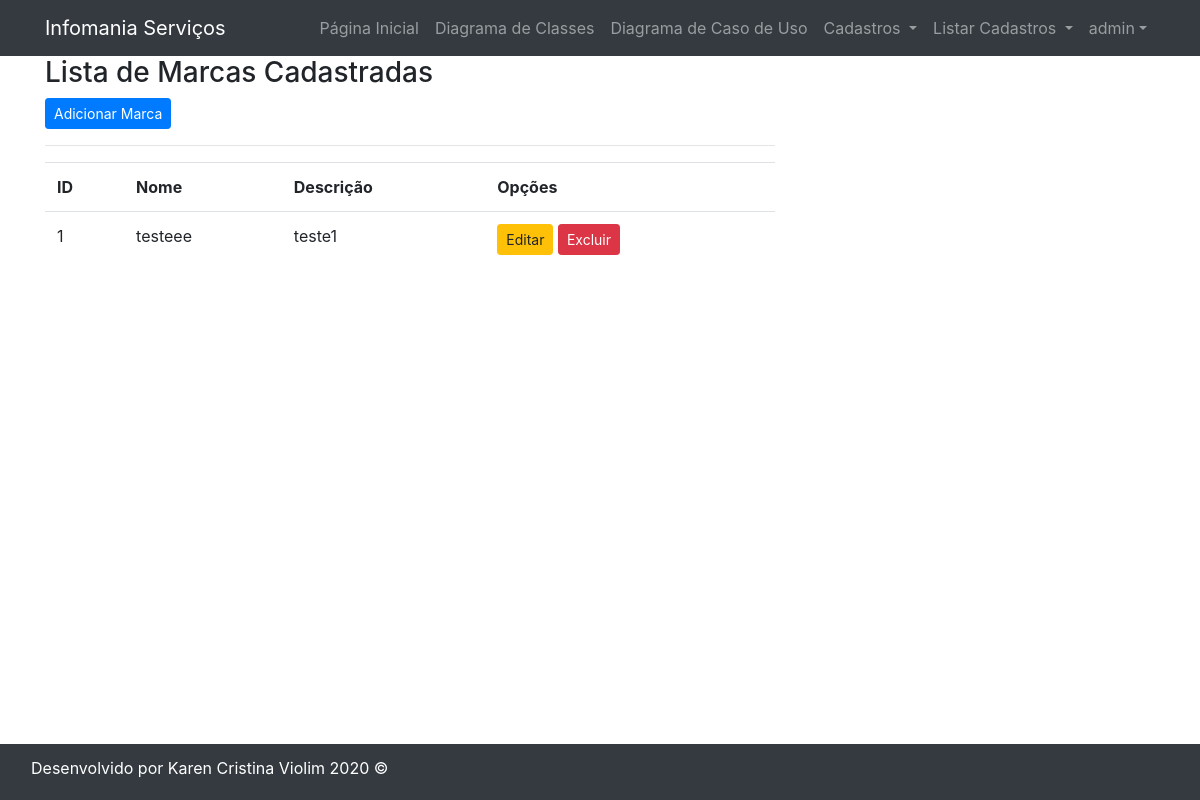
Page /listar/marca/ (signed in) on the earlier database version.
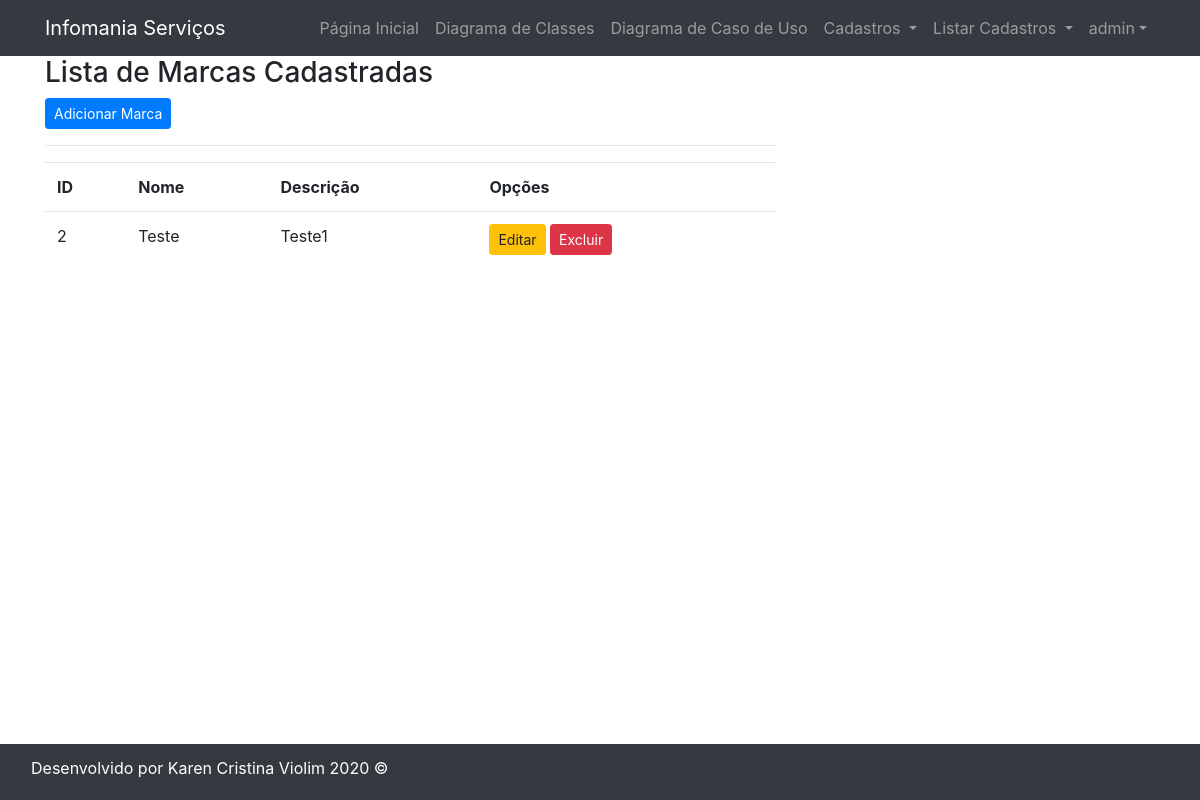
Same page on the later database version.
### cadastros/models.py (models this page shows, shortened)
class Marca(models.Model):
    nome = models.CharField(max_length=80)
    descricao = models.CharField(max_length=100, verbose_name="Descrição")

### cadastros/views.py (the view)
# urls.py: path('listar/marca/', MarcaList.as_view(), name='listar-marca'),
class MarcaList(LoginRequiredMixin, ListView):
    login_url = reverse_lazy('login')
    model = Marca
    template_name = 'cadastros/listas/marca.html'

### cadastros/templates/cadastros/listas/marca.html (shortened to what this page needs)
{% extends 'paginas/modelo.html' %}
{% load static %}
{% block menu %}
<h3>Lista de Marcas Cadastradas</h3>
<a href="{% url 'cadastrar-marca' %}" class="btn btn-primary btn-sm">Adicionar Marca</a>
<hr>
<div class="table responsive">
    <table class="table table striped">
        <tr>
            <th>ID</th>
            <th>Nome</th>
            <th>Descrição</th>
            <th>Opções</th>
        </tr>
        {% for marca in object_list %}
        <tr>
            <td>{{ marca.pk }}</td>
            <td>{{ marca.nome }}</td>
            <td>{{ marca.descricao }}</td>
            <td>
                <a href="{% url 'editar-marca' marca.pk %}" class="btn btn-warning btn-sm" title="Excluir">Editar</a>
                <a href="{% url 'excluir-marca' marca.pk%}" class="btn btn-danger btn-sm" title="Editar">Excluir</a>
            </td>
        </tr>
        {% empty %}
        <tr>
            <td colspan="3">Nenhum campo registrado.</td>
        </tr>
        {% endfor %}
    </table>
</div>
{% endblock %}

Differences in the rows shown:
removed Marca: pk "1", nome "testeee", descricao "teste1"
added Marca: pk "2", nome "Teste", descricao "Teste1"
